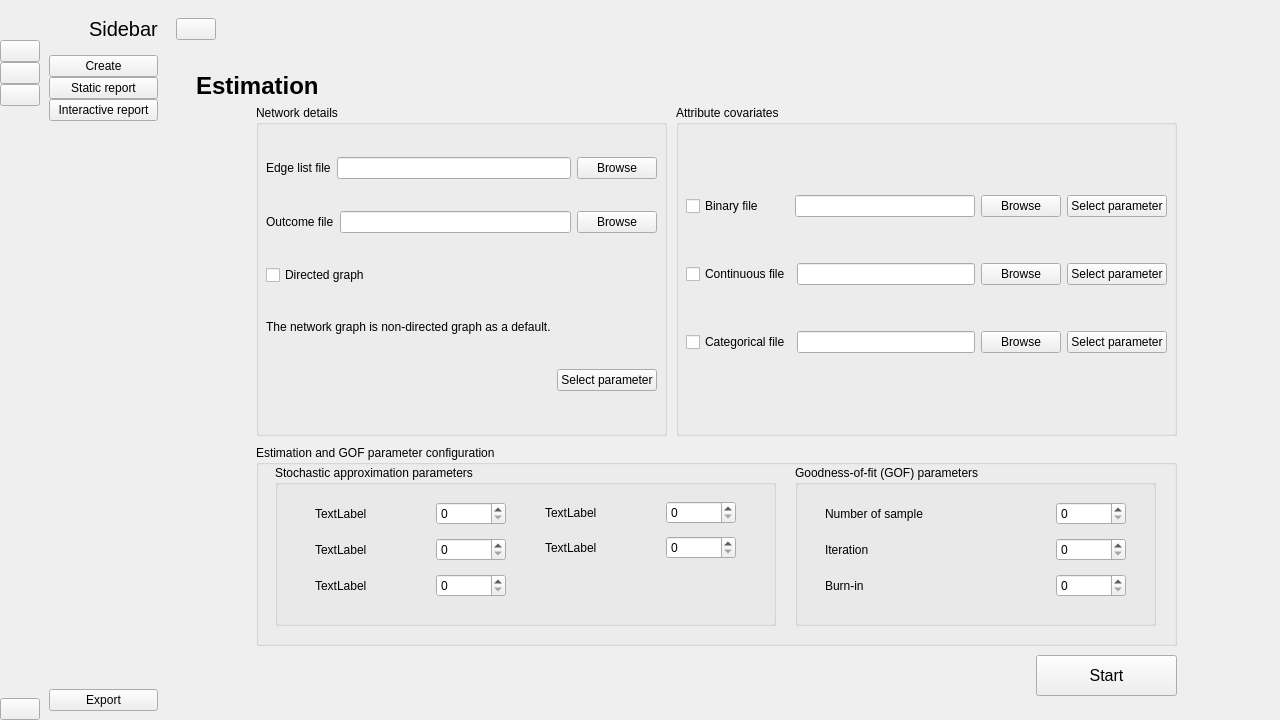
<?xml version="1.0" encoding="UTF-8"?>
<ui version="4.0">
 <class>MainWindow</class>
 <widget class="QMainWindow" name="MainWindow">
  <property name="geometry">
   <rect>
    <x>0</x>
    <y>0</y>
    <width>1280</width>
    <height>720</height>
   </rect>
  </property>
  <property name="windowTitle">
   <string>VizNet</string>
  </property>
  <widget class="QWidget" name="centralwidget">
   <layout class="QGridLayout" name="gridLayout">
    <property name="leftMargin">
     <number>0</number>
    </property>
    <property name="topMargin">
     <number>0</number>
    </property>
    <property name="rightMargin">
     <number>0</number>
    </property>
    <property name="bottomMargin">
     <number>0</number>
    </property>
    <property name="spacing">
     <number>0</number>
    </property>
    <item row="0" column="2">
     <widget class="QWidget" name="content_widget" native="true">
      <layout class="QVBoxLayout" name="verticalLayout_6">
       <item>
        <widget class="QWidget" name="widget" native="true">
         <property name="minimumSize">
          <size>
           <width>0</width>
           <height>40</height>
          </size>
         </property>
         <layout class="QHBoxLayout" name="horizontalLayout_4">
          <property name="spacing">
           <number>0</number>
          </property>
          <property name="leftMargin">
           <number>0</number>
          </property>
          <property name="topMargin">
           <number>0</number>
          </property>
          <property name="rightMargin">
           <number>9</number>
          </property>
          <property name="bottomMargin">
           <number>0</number>
          </property>
          <item>
           <widget class="QPushButton" name="change_btn">
            <property name="text">
             <string/>
            </property>
            <property name="icon">
             <iconset>
              <normaloff>:/icon/icon/more.png</normaloff>:/icon/icon/more.png</iconset>
            </property>
            <property name="iconSize">
             <size>
              <width>14</width>
              <height>14</height>
             </size>
            </property>
            <property name="checkable">
             <bool>true</bool>
            </property>
           </widget>
          </item>
          <item>
           <spacer name="horizontalSpacer_2">
            <property name="orientation">
             <enum>Qt::Horizontal</enum>
            </property>
            <property name="sizeHint" stdset="0">
             <size>
              <width>236</width>
              <height>20</height>
             </size>
            </property>
           </spacer>
          </item>
         </layout>
        </widget>
       </item>
       <item>
        <widget class="QStackedWidget" name="stackedWidget">
         <widget class="QWidget" name="create_page">
          <widget class="QPushButton" name="submit">
           <property name="geometry">
            <rect>
             <x>860</x>
             <y>600</y>
             <width>141</width>
             <height>41</height>
            </rect>
           </property>
           <property name="font">
            <font>
             <pointsize>12</pointsize>
            </font>
           </property>
           <property name="text">
            <string>Start</string>
           </property>
          </widget>
          <widget class="QGroupBox" name="attribute_covariates">
           <property name="geometry">
            <rect>
             <x>500</x>
             <y>50</y>
             <width>501</width>
             <height>331</height>
            </rect>
           </property>
           <property name="minimumSize">
            <size>
             <width>0</width>
             <height>331</height>
            </size>
           </property>
           <property name="title">
            <string>Attribute covariates</string>
           </property>
           <widget class="QWidget" name="layoutWidget">
            <property name="geometry">
             <rect>
              <x>10</x>
              <y>50</y>
              <width>481</width>
              <height>241</height>
             </rect>
            </property>
            <layout class="QGridLayout" name="gridLayout_5">
             <item row="0" column="0">
              <layout class="QHBoxLayout" name="horizontalLayout_6">
               <item>
                <widget class="QCheckBox" name="checkBox_binary_attr">
                 <property name="minimumSize">
                  <size>
                   <width>103</width>
                   <height>0</height>
                  </size>
                 </property>
                 <property name="maximumSize">
                  <size>
                   <width>16777215</width>
                   <height>16777215</height>
                  </size>
                 </property>
                 <property name="text">
                  <string>Binary file</string>
                 </property>
                </widget>
               </item>
               <item>
                <widget class="QLineEdit" name="input_binary_attr">
                 <property name="maximumSize">
                  <size>
                   <width>205</width>
                   <height>16777215</height>
                  </size>
                 </property>
                </widget>
               </item>
               <item>
                <widget class="QPushButton" name="browse_binary_attr">
                 <property name="text">
                  <string>Browse</string>
                 </property>
                </widget>
               </item>
               <item>
                <widget class="QPushButton" name="parameter_binary_btn">
                 <property name="text">
                  <string>Select parameter</string>
                 </property>
                </widget>
               </item>
              </layout>
             </item>
             <item row="1" column="0">
              <layout class="QHBoxLayout" name="horizontalLayout_7">
               <item>
                <widget class="QCheckBox" name="checkBox_continuous_attr">
                 <property name="text">
                  <string>Continuous file</string>
                 </property>
                </widget>
               </item>
               <item>
                <widget class="QLineEdit" name="input_continuous_attr">
                 <property name="maximumSize">
                  <size>
                   <width>205</width>
                   <height>16777215</height>
                  </size>
                 </property>
                </widget>
               </item>
               <item>
                <widget class="QPushButton" name="browse_continuous_attr">
                 <property name="text">
                  <string>Browse</string>
                 </property>
                </widget>
               </item>
               <item>
                <widget class="QPushButton" name="parameter_continuous_btn">
                 <property name="text">
                  <string>Select parameter</string>
                 </property>
                </widget>
               </item>
              </layout>
             </item>
             <item row="2" column="0">
              <layout class="QHBoxLayout" name="horizontalLayout_8">
               <item>
                <widget class="QCheckBox" name="checkBox_categorical_attr">
                 <property name="maximumSize">
                  <size>
                   <width>16777215</width>
                   <height>16777215</height>
                  </size>
                 </property>
                 <property name="text">
                  <string>Categorical file</string>
                 </property>
                </widget>
               </item>
               <item>
                <widget class="QLineEdit" name="input_categorical_attr">
                 <property name="maximumSize">
                  <size>
                   <width>205</width>
                   <height>16777215</height>
                  </size>
                 </property>
                </widget>
               </item>
               <item>
                <widget class="QPushButton" name="browse_categorical_attr">
                 <property name="text">
                  <string>Browse</string>
                 </property>
                </widget>
               </item>
               <item>
                <widget class="QPushButton" name="parameter_categorical_btn">
                 <property name="text">
                  <string>Select parameter</string>
                 </property>
                </widget>
               </item>
              </layout>
             </item>
            </layout>
           </widget>
          </widget>
          <widget class="QGroupBox" name="estimation_gof_configuration">
           <property name="geometry">
            <rect>
             <x>80</x>
             <y>390</y>
             <width>921</width>
             <height>201</height>
            </rect>
           </property>
           <property name="title">
            <string>Estimation and GOF parameter configuration</string>
           </property>
           <widget class="QGroupBox" name="stochastic_approx_parameters">
            <property name="geometry">
             <rect>
              <x>19</x>
              <y>20</y>
              <width>501</width>
              <height>161</height>
             </rect>
            </property>
            <property name="title">
             <string>Stochastic approximation parameters</string>
            </property>
            <widget class="QWidget" name="layoutWidget">
             <property name="geometry">
              <rect>
               <x>40</x>
               <y>30</y>
               <width>191</width>
               <height>111</height>
              </rect>
             </property>
             <layout class="QVBoxLayout" name="verticalLayout_5">
              <item>
               <layout class="QHBoxLayout" name="horizontalLayout_subphases">
                <item>
                 <widget class="QLabel" name="subphases_label">
                  <property name="text">
                   <string>TextLabel</string>
                  </property>
                 </widget>
                </item>
                <item>
                 <widget class="QSpinBox" name="subphases_spinBox">
                  <property name="maximumSize">
                   <size>
                    <width>70</width>
                    <height>16777215</height>
                   </size>
                  </property>
                 </widget>
                </item>
               </layout>
              </item>
              <item>
               <layout class="QHBoxLayout" name="horizontalLayout_gaining_factor">
                <item>
                 <widget class="QLabel" name="gaining_factor_label">
                  <property name="text">
                   <string>TextLabel</string>
                  </property>
                 </widget>
                </item>
                <item>
                 <widget class="QSpinBox" name="gaining_factor_spinBox">
                  <property name="maximumSize">
                   <size>
                    <width>70</width>
                    <height>16777215</height>
                   </size>
                  </property>
                 </widget>
                </item>
               </layout>
              </item>
              <item>
               <layout class="QHBoxLayout" name="horizontalLayout_multiplication_factor">
                <item>
                 <widget class="QLabel" name="multiplication_factor_label">
                  <property name="text">
                   <string>TextLabel</string>
                  </property>
                 </widget>
                </item>
                <item>
                 <widget class="QSpinBox" name="multiplication_factor_spinBox">
                  <property name="maximumSize">
                   <size>
                    <width>70</width>
                    <height>16777215</height>
                   </size>
                  </property>
                 </widget>
                </item>
               </layout>
              </item>
             </layout>
            </widget>
            <widget class="QWidget" name="layoutWidget">
             <property name="geometry">
              <rect>
               <x>270</x>
               <y>30</y>
               <width>191</width>
               <height>71</height>
              </rect>
             </property>
             <layout class="QVBoxLayout" name="verticalLayout_7">
              <item>
               <layout class="QHBoxLayout" name="horizontalLayout_iterations_in_phase3">
                <item>
                 <widget class="QLabel" name="iterations_in_phase3_label_2">
                  <property name="text">
                   <string>TextLabel</string>
                  </property>
                 </widget>
                </item>
                <item>
                 <widget class="QSpinBox" name="iterations_in_phase3_spinBox_2">
                  <property name="maximumSize">
                   <size>
                    <width>70</width>
                    <height>16777215</height>
                   </size>
                  </property>
                 </widget>
                </item>
               </layout>
              </item>
              <item>
               <layout class="QHBoxLayout" name="horizontalLayout_max_est_run">
                <item>
                 <widget class="QLabel" name="max_est_run_label_3">
                  <property name="text">
                   <string>TextLabel</string>
                  </property>
                 </widget>
                </item>
                <item>
                 <widget class="QSpinBox" name="max_est_run_spinBox_3">
                  <property name="maximumSize">
                   <size>
                    <width>70</width>
                    <height>16777215</height>
                   </size>
                  </property>
                 </widget>
                </item>
               </layout>
              </item>
             </layout>
            </widget>
           </widget>
           <widget class="QGroupBox" name="gof_parameter">
            <property name="geometry">
             <rect>
              <x>539</x>
              <y>20</y>
              <width>361</width>
              <height>161</height>
             </rect>
            </property>
            <property name="title">
             <string>Goodness-of-fit (GOF) parameters</string>
            </property>
            <widget class="QWidget" name="layoutWidget_5">
             <property name="geometry">
              <rect>
               <x>30</x>
               <y>30</y>
               <width>301</width>
               <height>111</height>
              </rect>
             </property>
             <layout class="QVBoxLayout" name="verticalLayout_8">
              <item>
               <layout class="QHBoxLayout" name="horizontalLayout_no_of_sample">
                <item>
                 <widget class="QLabel" name="no_of_sample_label">
                  <property name="text">
                   <string>Number of sample</string>
                  </property>
                 </widget>
                </item>
                <item>
                 <widget class="QSpinBox" name="no_of_sample_spinBox">
                  <property name="maximumSize">
                   <size>
                    <width>70</width>
                    <height>16777215</height>
                   </size>
                  </property>
                 </widget>
                </item>
               </layout>
              </item>
              <item>
               <layout class="QHBoxLayout" name="horizontalLayout_iteration">
                <item>
                 <widget class="QLabel" name="iteration_label">
                  <property name="text">
                   <string>Iteration</string>
                  </property>
                 </widget>
                </item>
                <item>
                 <widget class="QSpinBox" name="iteration_spinBox">
                  <property name="maximumSize">
                   <size>
                    <width>70</width>
                    <height>16777215</height>
                   </size>
                  </property>
                 </widget>
                </item>
               </layout>
              </item>
              <item>
               <layout class="QHBoxLayout" name="horizontalLayout_burn_in">
                <item>
                 <widget class="QLabel" name="burn_in_label">
                  <property name="text">
                   <string>Burn-in</string>
                  </property>
                 </widget>
                </item>
                <item>
                 <widget class="QSpinBox" name="burn_in_spinBox">
                  <property name="maximumSize">
                   <size>
                    <width>70</width>
                    <height>16777215</height>
                   </size>
                  </property>
                 </widget>
                </item>
               </layout>
              </item>
             </layout>
            </widget>
           </widget>
          </widget>
          <widget class="QLabel" name="title_create_page">
           <property name="geometry">
            <rect>
             <x>20</x>
             <y>10</y>
             <width>201</width>
             <height>41</height>
            </rect>
           </property>
           <property name="font">
            <font>
             <pointsize>18</pointsize>
             <bold>true</bold>
            </font>
           </property>
           <property name="text">
            <string>Estimation</string>
           </property>
          </widget>
          <widget class="QGroupBox" name="network_detail">
           <property name="geometry">
            <rect>
             <x>80</x>
             <y>50</y>
             <width>411</width>
             <height>331</height>
            </rect>
           </property>
           <property name="minimumSize">
            <size>
             <width>0</width>
             <height>331</height>
            </size>
           </property>
           <property name="title">
            <string>Network details</string>
           </property>
           <widget class="QWidget" name="layoutWidget">
            <property name="geometry">
             <rect>
              <x>10</x>
              <y>26</y>
              <width>391</width>
              <height>291</height>
             </rect>
            </property>
            <layout class="QGridLayout" name="gridLayout_2">
             <item row="0" column="0" colspan="2">
              <layout class="QHBoxLayout" name="horizontalLayout">
               <item>
                <widget class="QLabel" name="label_edge_list_file">
                 <property name="text">
                  <string>Edge list file</string>
                 </property>
                </widget>
               </item>
               <item>
                <widget class="QLineEdit" name="input_edge_list_file"/>
               </item>
               <item>
                <widget class="QPushButton" name="browse_edge_list">
                 <property name="text">
                  <string>Browse</string>
                 </property>
                </widget>
               </item>
              </layout>
             </item>
             <item row="1" column="0" colspan="2">
              <layout class="QHBoxLayout" name="horizontalLayout_5">
               <item>
                <widget class="QLabel" name="label_outcome_file">
                 <property name="text">
                  <string>Outcome file</string>
                 </property>
                </widget>
               </item>
               <item>
                <widget class="QLineEdit" name="input_outcome_file"/>
               </item>
               <item>
                <widget class="QPushButton" name="browse_outcome">
                 <property name="text">
                  <string>Browse</string>
                 </property>
                </widget>
               </item>
              </layout>
             </item>
             <item row="2" column="0">
              <widget class="QCheckBox" name="directed_graph_checkBox">
               <property name="text">
                <string>Directed graph</string>
               </property>
              </widget>
             </item>
             <item row="3" column="0">
              <widget class="QLabel" name="description_checkBox">
               <property name="maximumSize">
                <size>
                 <width>16777215</width>
                 <height>20</height>
                </size>
               </property>
               <property name="text">
                <string>The network graph is non-directed graph as a default.</string>
               </property>
              </widget>
             </item>
             <item row="4" column="1">
              <widget class="QPushButton" name="parameter_network_btn">
               <property name="text">
                <string>Select parameter</string>
               </property>
              </widget>
             </item>
            </layout>
           </widget>
          </widget>
         </widget>
         <widget class="QWidget" name="static_repor_page">
          <layout class="QGridLayout" name="gridLayout_4">
           <item row="0" column="0">
            <widget class="QLabel" name="label_2">
             <property name="cursor">
              <cursorShape>ArrowCursor</cursorShape>
             </property>
             <property name="text">
              <string>Static report</string>
             </property>
             <property name="alignment">
              <set>Qt::AlignCenter</set>
             </property>
            </widget>
           </item>
          </layout>
         </widget>
         <widget class="QWidget" name="interactive_report_page">
          <layout class="QGridLayout" name="gridLayout_3">
           <item row="0" column="0">
            <widget class="QLabel" name="label_3">
             <property name="text">
              <string>Interactive report</string>
             </property>
            </widget>
           </item>
          </layout>
         </widget>
        </widget>
       </item>
      </layout>
     </widget>
    </item>
    <item row="0" column="1">
     <widget class="QWidget" name="full_menu_widget" native="true">
      <layout class="QVBoxLayout" name="verticalLayout_4">
       <item>
        <layout class="QHBoxLayout" name="horizontalLayout_2">
         <property name="spacing">
          <number>0</number>
         </property>
         <item>
          <widget class="QLabel" name="logo_label_2">
           <property name="minimumSize">
            <size>
             <width>40</width>
             <height>40</height>
            </size>
           </property>
           <property name="maximumSize">
            <size>
             <width>40</width>
             <height>40</height>
            </size>
           </property>
           <property name="text">
            <string/>
           </property>
           <property name="pixmap">
            <pixmap>:/icon/icon/logo.png</pixmap>
           </property>
           <property name="scaledContents">
            <bool>true</bool>
           </property>
          </widget>
         </item>
         <item>
          <widget class="QLabel" name="logo_label_3">
           <property name="font">
            <font>
             <pointsize>15</pointsize>
            </font>
           </property>
           <property name="text">
            <string>Sidebar</string>
           </property>
          </widget>
         </item>
        </layout>
       </item>
       <item>
        <layout class="QVBoxLayout" name="verticalLayout_2">
         <property name="spacing">
          <number>0</number>
         </property>
         <item>
          <widget class="QPushButton" name="create_btn_2">
           <property name="text">
            <string>Create</string>
           </property>
           <property name="icon">
            <iconset>
             <normaloff>:/icon/icon/edit.png</normaloff>:/icon/icon/edit.png</iconset>
           </property>
           <property name="iconSize">
            <size>
             <width>14</width>
             <height>14</height>
            </size>
           </property>
           <property name="checkable">
            <bool>true</bool>
           </property>
           <property name="autoExclusive">
            <bool>true</bool>
           </property>
          </widget>
         </item>
         <item>
          <widget class="QPushButton" name="static_report_btn_2">
           <property name="text">
            <string>Static report</string>
           </property>
           <property name="icon">
            <iconset>
             <normaloff>:/icon/icon/file.png</normaloff>:/icon/icon/file.png</iconset>
           </property>
           <property name="iconSize">
            <size>
             <width>14</width>
             <height>14</height>
            </size>
           </property>
           <property name="checkable">
            <bool>true</bool>
           </property>
           <property name="autoExclusive">
            <bool>true</bool>
           </property>
          </widget>
         </item>
         <item>
          <widget class="QPushButton" name="interactive_report_btn_2">
           <property name="text">
            <string>Interactive report</string>
           </property>
           <property name="icon">
            <iconset>
             <normaloff>:/icon/icon/interactive.png</normaloff>:/icon/icon/interactive.png</iconset>
           </property>
           <property name="iconSize">
            <size>
             <width>14</width>
             <height>14</height>
            </size>
           </property>
           <property name="checkable">
            <bool>true</bool>
           </property>
           <property name="autoExclusive">
            <bool>true</bool>
           </property>
          </widget>
         </item>
        </layout>
       </item>
       <item>
        <spacer name="verticalSpacer_2">
         <property name="orientation">
          <enum>Qt::Vertical</enum>
         </property>
         <property name="sizeHint" stdset="0">
          <size>
           <width>20</width>
           <height>373</height>
          </size>
         </property>
        </spacer>
       </item>
       <item>
        <widget class="QPushButton" name="export_btn_2">
         <property name="text">
          <string>Export</string>
         </property>
         <property name="icon">
          <iconset>
           <normaloff>:/icon/icon/export.png</normaloff>:/icon/icon/export.png</iconset>
         </property>
         <property name="iconSize">
          <size>
           <width>14</width>
           <height>14</height>
          </size>
         </property>
        </widget>
       </item>
      </layout>
     </widget>
    </item>
    <item row="0" column="0">
     <widget class="QWidget" name="icon_only_widget" native="true">
      <layout class="QVBoxLayout" name="verticalLayout_3">
       <property name="spacing">
        <number>0</number>
       </property>
       <property name="leftMargin">
        <number>0</number>
       </property>
       <property name="topMargin">
        <number>0</number>
       </property>
       <property name="rightMargin">
        <number>0</number>
       </property>
       <property name="bottomMargin">
        <number>0</number>
       </property>
       <item>
        <layout class="QHBoxLayout" name="horizontalLayout_3">
         <item>
          <widget class="QLabel" name="logo_label_1">
           <property name="minimumSize">
            <size>
             <width>40</width>
             <height>40</height>
            </size>
           </property>
           <property name="maximumSize">
            <size>
             <width>40</width>
             <height>40</height>
            </size>
           </property>
           <property name="text">
            <string/>
           </property>
           <property name="pixmap">
            <pixmap>:/icon/icon/logo.png</pixmap>
           </property>
           <property name="scaledContents">
            <bool>true</bool>
           </property>
          </widget>
         </item>
        </layout>
       </item>
       <item>
        <layout class="QVBoxLayout" name="verticalLayout">
         <property name="spacing">
          <number>0</number>
         </property>
         <item>
          <widget class="QPushButton" name="create_btn_1">
           <property name="text">
            <string/>
           </property>
           <property name="icon">
            <iconset>
             <normaloff>:/icon/icon/edit.png</normaloff>:/icon/icon/edit.png</iconset>
           </property>
           <property name="iconSize">
            <size>
             <width>20</width>
             <height>20</height>
            </size>
           </property>
           <property name="checkable">
            <bool>true</bool>
           </property>
           <property name="autoExclusive">
            <bool>true</bool>
           </property>
          </widget>
         </item>
         <item>
          <widget class="QPushButton" name="static_report_btn_1">
           <property name="text">
            <string/>
           </property>
           <property name="icon">
            <iconset>
             <normaloff>:/icon/icon/file.png</normaloff>:/icon/icon/file.png</iconset>
           </property>
           <property name="iconSize">
            <size>
             <width>20</width>
             <height>20</height>
            </size>
           </property>
           <property name="checkable">
            <bool>true</bool>
           </property>
           <property name="autoExclusive">
            <bool>true</bool>
           </property>
          </widget>
         </item>
         <item>
          <widget class="QPushButton" name="interactive_report_btn_1">
           <property name="text">
            <string/>
           </property>
           <property name="icon">
            <iconset>
             <normaloff>:/icon/icon/interactive.png</normaloff>:/icon/icon/interactive.png</iconset>
           </property>
           <property name="iconSize">
            <size>
             <width>20</width>
             <height>20</height>
            </size>
           </property>
           <property name="checkable">
            <bool>true</bool>
           </property>
           <property name="autoExclusive">
            <bool>true</bool>
           </property>
          </widget>
         </item>
        </layout>
       </item>
       <item>
        <spacer name="verticalSpacer">
         <property name="orientation">
          <enum>Qt::Vertical</enum>
         </property>
         <property name="sizeHint" stdset="0">
          <size>
           <width>20</width>
           <height>375</height>
          </size>
         </property>
        </spacer>
       </item>
       <item>
        <widget class="QPushButton" name="export_btn_1">
         <property name="text">
          <string/>
         </property>
         <property name="icon">
          <iconset>
           <normaloff>:/icon/icon/export.png</normaloff>:/icon/icon/export.png</iconset>
         </property>
         <property name="iconSize">
          <size>
           <width>20</width>
           <height>20</height>
          </size>
         </property>
        </widget>
       </item>
      </layout>
     </widget>
    </item>
   </layout>
  </widget>
 </widget>
 <resources/>
 <connections>
  <connection>
   <sender>change_btn</sender>
   <signal>toggled(bool)</signal>
   <receiver>icon_only_widget</receiver>
   <slot>setVisible(bool)</slot>
   <hints>
    <hint type="sourcelabel">
     <x>197</x>
     <y>23</y>
    </hint>
    <hint type="destinationlabel">
     <x>50</x>
     <y>362</y>
    </hint>
   </hints>
  </connection>
  <connection>
   <sender>change_btn</sender>
   <signal>toggled(bool)</signal>
   <receiver>full_menu_widget</receiver>
   <slot>setHidden(bool)</slot>
   <hints>
    <hint type="sourcelabel">
     <x>188</x>
     <y>25</y>
    </hint>
    <hint type="destinationlabel">
     <x>173</x>
     <y>257</y>
    </hint>
   </hints>
  </connection>
  <connection>
   <sender>create_btn_1</sender>
   <signal>toggled(bool)</signal>
   <receiver>create_btn_2</receiver>
   <slot>setChecked(bool)</slot>
   <hints>
    <hint type="sourcelabel">
     <x>27</x>
     <y>69</y>
    </hint>
    <hint type="destinationlabel">
     <x>72</x>
     <y>76</y>
    </hint>
   </hints>
  </connection>
  <connection>
   <sender>static_report_btn_1</sender>
   <signal>toggled(bool)</signal>
   <receiver>static_report_btn_2</receiver>
   <slot>setChecked(bool)</slot>
   <hints>
    <hint type="sourcelabel">
     <x>33</x>
     <y>100</y>
    </hint>
    <hint type="destinationlabel">
     <x>67</x>
     <y>99</y>
    </hint>
   </hints>
  </connection>
  <connection>
   <sender>interactive_report_btn_1</sender>
   <signal>toggled(bool)</signal>
   <receiver>interactive_report_btn_2</receiver>
   <slot>setChecked(bool)</slot>
   <hints>
    <hint type="sourcelabel">
     <x>33</x>
     <y>123</y>
    </hint>
    <hint type="destinationlabel">
     <x>69</x>
     <y>125</y>
    </hint>
   </hints>
  </connection>
  <connection>
   <sender>create_btn_2</sender>
   <signal>toggled(bool)</signal>
   <receiver>create_btn_1</receiver>
   <slot>setChecked(bool)</slot>
   <hints>
    <hint type="sourcelabel">
     <x>70</x>
     <y>63</y>
    </hint>
    <hint type="destinationlabel">
     <x>41</x>
     <y>60</y>
    </hint>
   </hints>
  </connection>
  <connection>
   <sender>static_report_btn_2</sender>
   <signal>toggled(bool)</signal>
   <receiver>static_report_btn_1</receiver>
   <slot>setChecked(bool)</slot>
   <hints>
    <hint type="sourcelabel">
     <x>160</x>
     <y>99</y>
    </hint>
    <hint type="destinationlabel">
     <x>26</x>
     <y>90</y>
    </hint>
   </hints>
  </connection>
  <connection>
   <sender>interactive_report_btn_2</sender>
   <signal>toggled(bool)</signal>
   <receiver>interactive_report_btn_1</receiver>
   <slot>setChecked(bool)</slot>
   <hints>
    <hint type="sourcelabel">
     <x>143</x>
     <y>112</y>
    </hint>
    <hint type="destinationlabel">
     <x>39</x>
     <y>114</y>
    </hint>
   </hints>
  </connection>
  <connection>
   <sender>export_btn_2</sender>
   <signal>clicked()</signal>
   <receiver>MainWindow</receiver>
   <slot>close()</slot>
   <hints>
    <hint type="sourcelabel">
     <x>126</x>
     <y>584</y>
    </hint>
    <hint type="destinationlabel">
     <x>284</x>
     <y>606</y>
    </hint>
   </hints>
  </connection>
  <connection>
   <sender>export_btn_1</sender>
   <signal>clicked()</signal>
   <receiver>MainWindow</receiver>
   <slot>close()</slot>
   <hints>
    <hint type="sourcelabel">
     <x>34</x>
     <y>592</y>
    </hint>
    <hint type="destinationlabel">
     <x>47</x>
     <y>626</y>
    </hint>
   </hints>
  </connection>
 </connections>
</ui>
